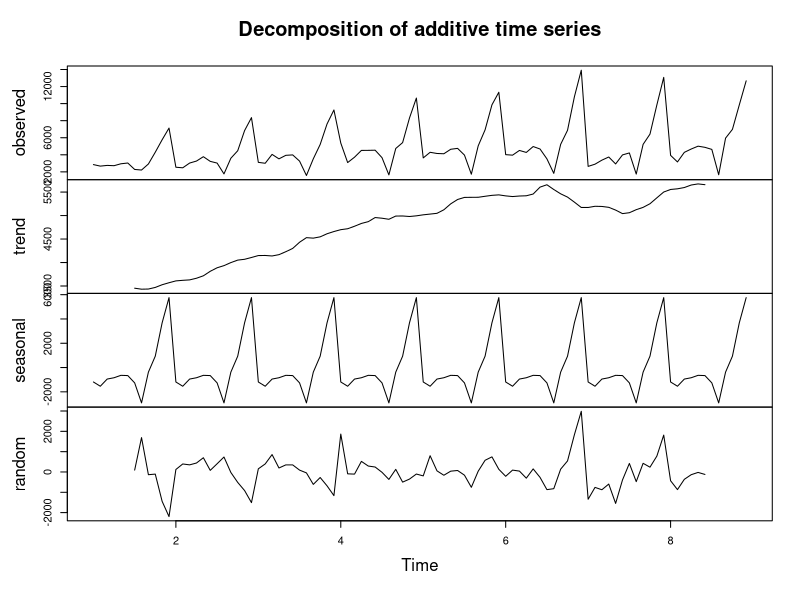
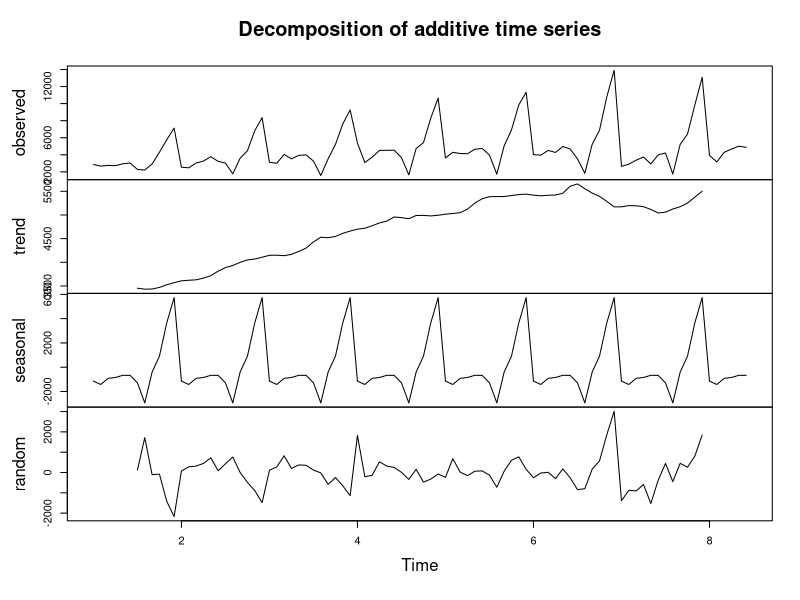
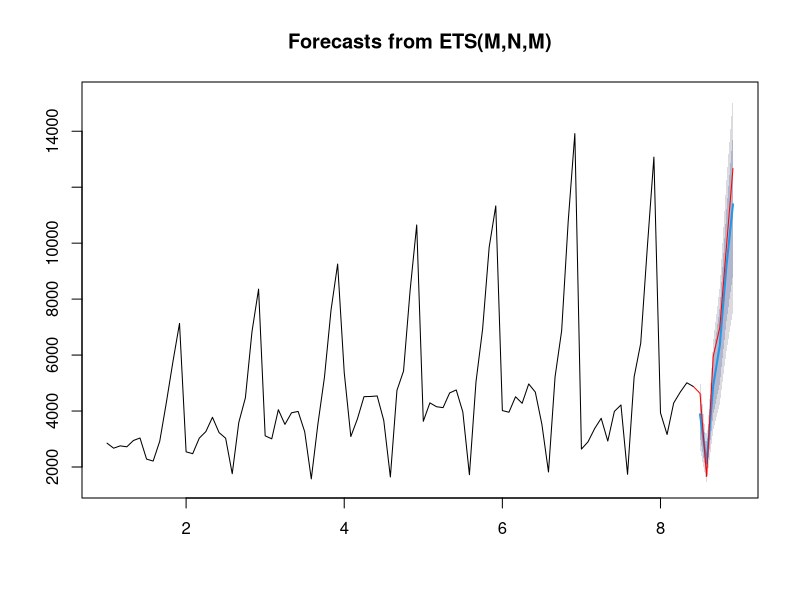
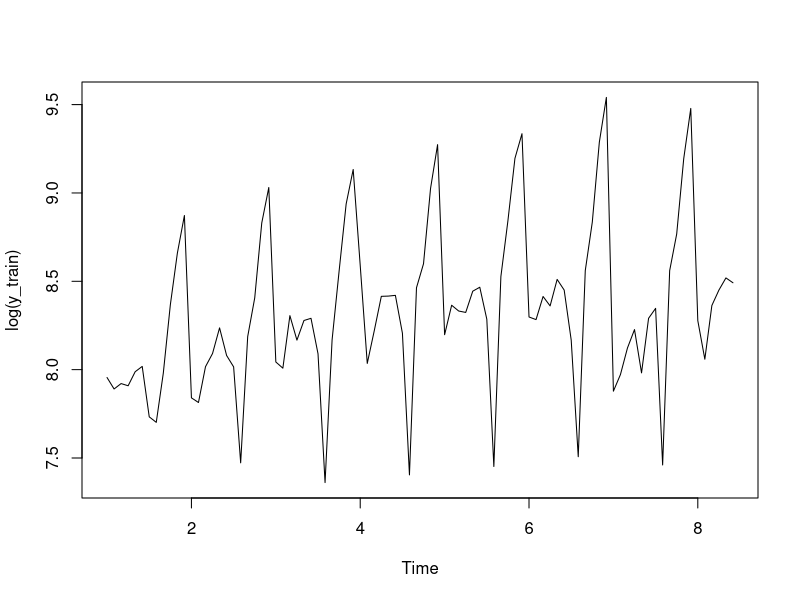
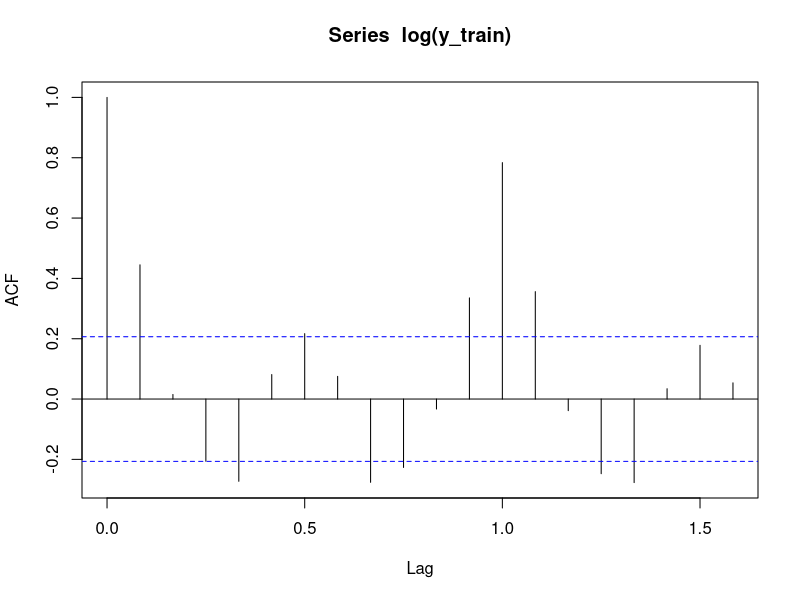
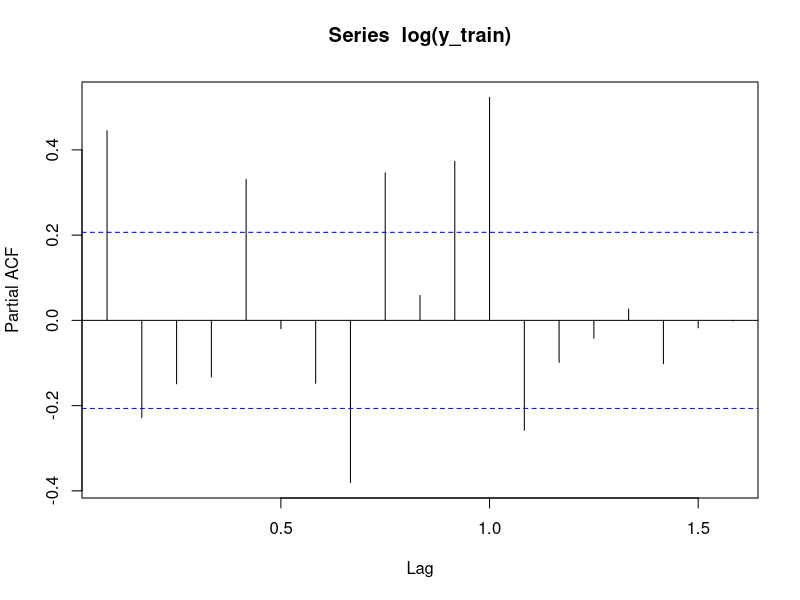
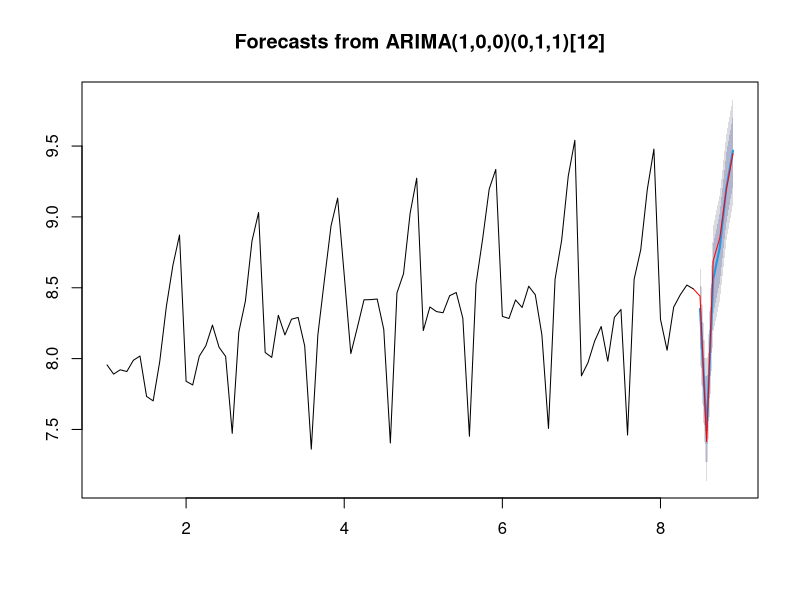
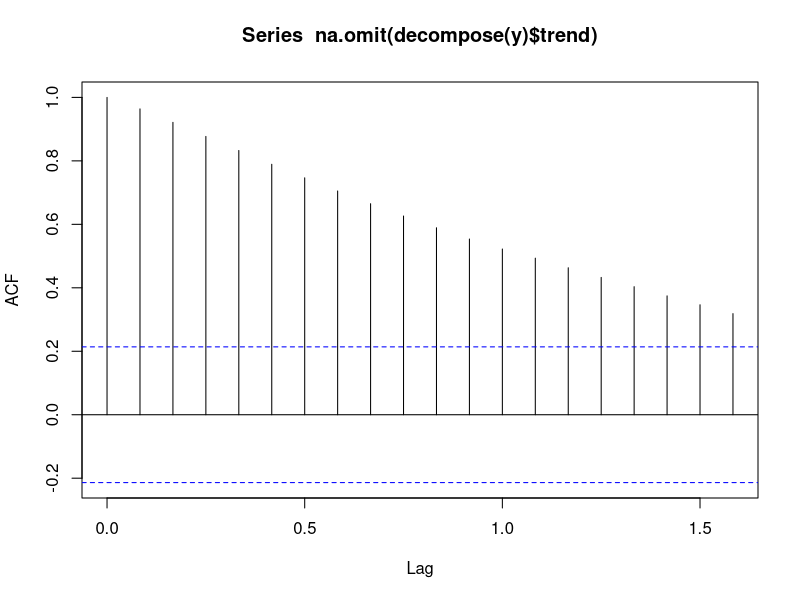

These charts were generated, in order, by the following R code:
library(tidyverse)
library(data.table)
library(forecast)
options(scipen = 99)

readxl::read_excel("data_raw/champagne-sales.xlsx") %>% 
  data.table() -> tbl

y = ts(tbl$`Champagne Sales`, start = c(1, 1), frequency = 12)
plot(decompose(y))

y_train = window(y, end = c(8, 06))
y_test = window(y, start = c(8, 06))

plot(decompose(y_train))
forecast(ets(y_train, "MAA"), h = 6)
plot(forecast(ets(y_train, "MNM"), h = 6))
lines(y_test, col = "red")

plot(log(y_train))
acf(log(y_train))
pacf(log(y_train))

plot(forecast(arima(log(y_train), order = c(1, 0, 0), seasonal = c(0, 1, 1)), h = 6))
lines(log(y_test), col = "red")

acf(na.omit(decompose(y)$trend))
pacf(na.omit(decompose(y)$trend))

acf(na.omit(decompose(y)$seasonal))
pacf(na.omit(decompose(y)$seasonal))
plot(na.omit(decompose(y)$seasonal))

accuracy(forecast(ets(y, "MNM"), h = 6), test = 90:96)
accuracy(forecast(arima(y, order = c(1, 0, 0), seasonal = c(0, 1, 1)), h = 6), test = 90:96)

